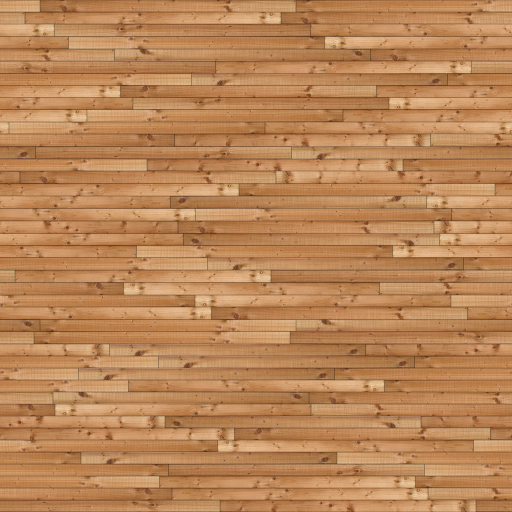
#> input picture original-assets/wood.png, 1024 x 1024 px (shown at 1/2 size)
$ python mix_image_with_normal.py
#> lines starting #> are read from the running program, lines starting #| are printed output that depends on the picture
from PIL import Image
im = Image.new("RGBA", (1024, 1024), "white")
#> im: PIL image 1024x1024 RGBA; every value is 255
im1 = Image.open("wood.png")
#> im1 is the input picture: PIL image 1024x1024 RGBA; mean R, G, B, A 186.5, 134, 88, 255
im2 = Image.open("wood_normal.png")
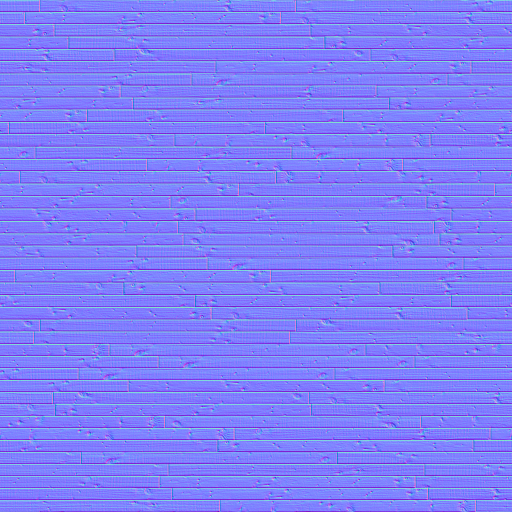
#> input picture original-assets/wood_normal.png, 1024 x 1024 px (shown at 1/2 size)
#> im2 is the input picture: PIL image 1024x1024 RGBA; mean R, G, B, A 127.5, 127.6, 248.3, 255

for x in range(0, 512):
    for y in range(0, 1024):
        pixel = im1.getpixel((x, y))
        # Make Green the alpha
        im.putpixel((x, y), (pixel[0], pixel[1], pixel[2], pixel[3]))

        pixel2 = im2.getpixel((x, y))
        im.putpixel((512 + x, y), (pixel2[0], pixel2[1], pixel2[2], pixel2[3]))
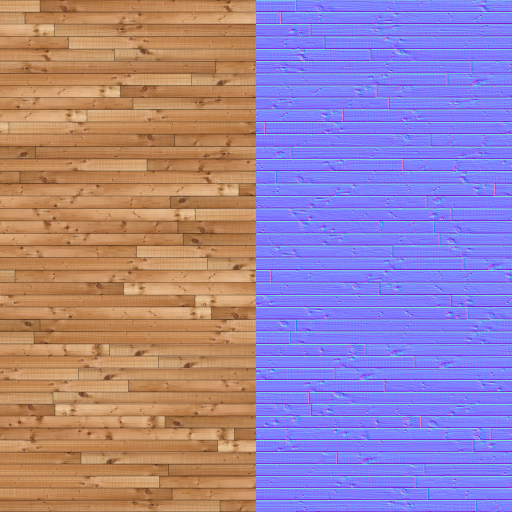
#> im: PIL image 1024x1024 RGBA (shown at 1/2 size); mean R, G, B, A 157.2, 130.9, 168.3, 255

im.save("wood_with_normal.png", "png")
